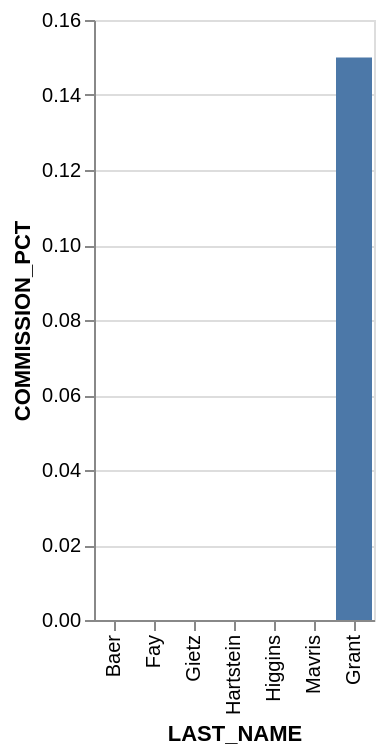

Express this chart as Vega-Lite.
### Vega-Lite specification from a JSON file in a GitHub repository (floating-point values rounded to 4 significant figures)
{"data": {"values": [{"x_data": "Baer", "y_data": 0}, {"x_data": "Fay", "y_data": 0}, {"x_data": "Gietz", "y_data": 0}, {"x_data": "Hartstein", "y_data": 0}, {"x_data": "Higgins", "y_data": 0}, {"x_data": "Mavris", "y_data": 0}, {"x_data": "Grant", "y_data": 0.15}]}, "mark": "bar", "encoding": {"x": {"field": "x_data", "type": "nominal", "title": "LAST_NAME", "sort": {"op": "sum", "field": "y_data", "order": "ascending"}}, "y": {"field": "y_data", "type": "quantitative", "title": "COMMISSION_PCT"}}}
